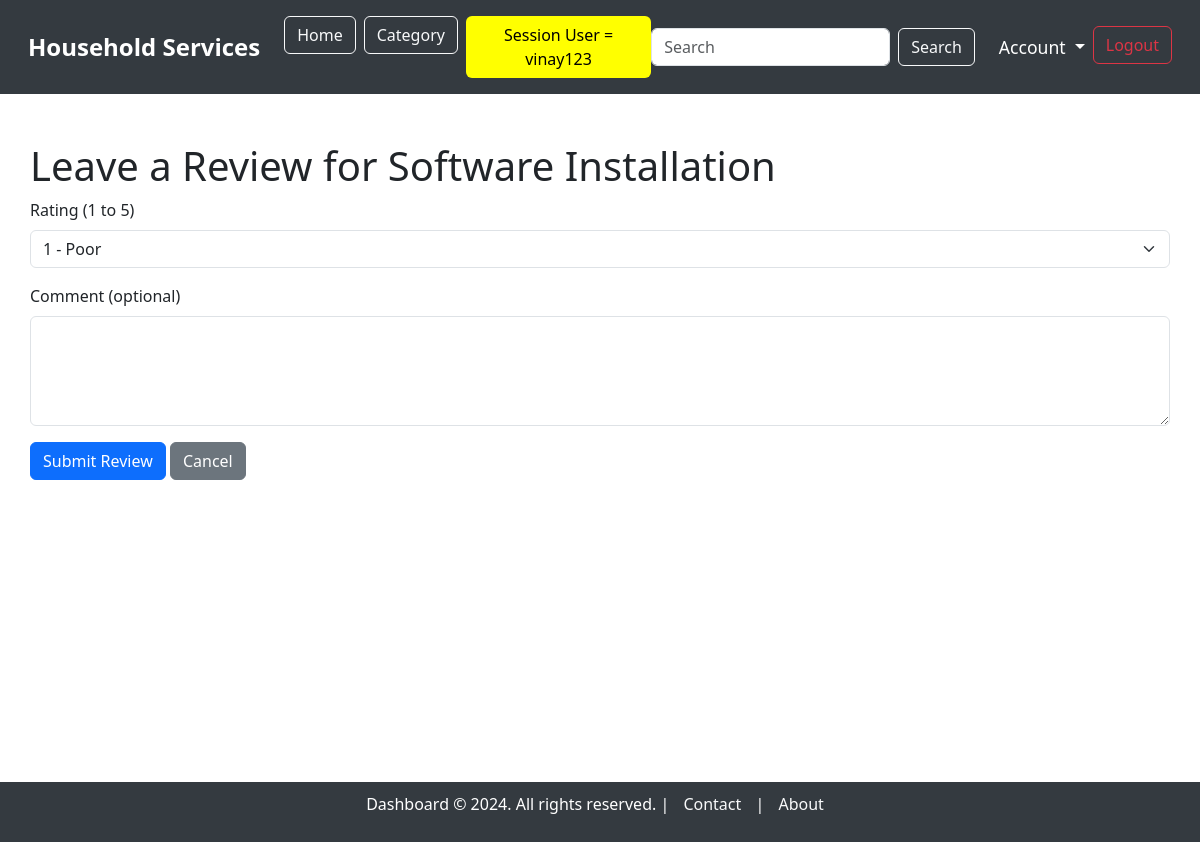
Page /leave_review/1 (signed in) on the earlier database version.
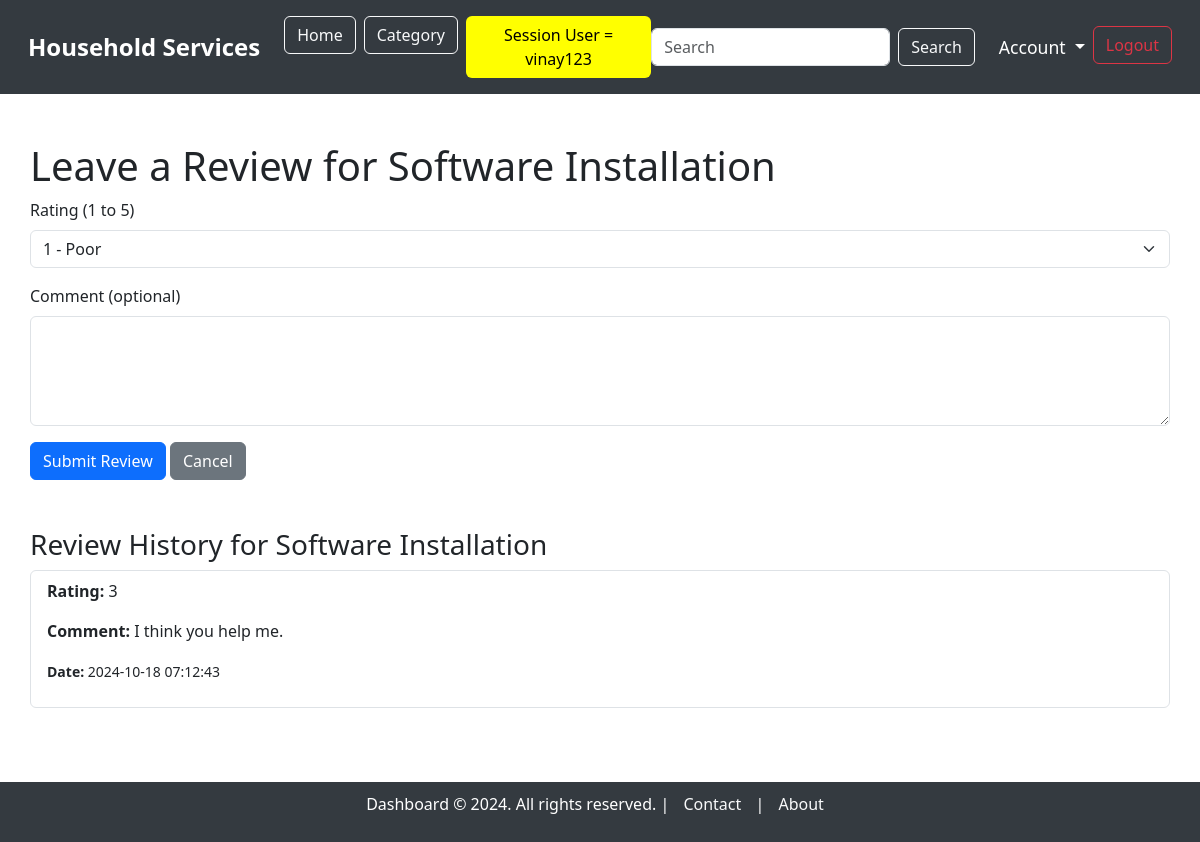
Same page on the later database version.
### model.py (models this page shows, shortened)
class Service(db.Model):
    __tablename__ = "service"
    service_id = db.Column(db.Integer, autoincrement=True, primary_key=True)
    category_id = db.Column(db.Integer, db.ForeignKey('category.category_id'), nullable=False)  # Link to Category model
    supplier_id = db.Column(db.Integer, db.ForeignKey('users.user_id', ondelete='CASCADE'), nullable=False)  # Link to the supplier with cascade delete
    service_name = db.Column(db.String, unique=True, nullable=False)
    service_description = db.Column(db.String, nullable=False)
    created_at = db.Column(db.DateTime, default=datetime.utcnow)
    updated_at = db.Column(db.DateTime, default=datetime.utcnow, onupdate=datetime.utcnow)
    price = db.Column(db.Integer)
    image = db.Column(db.String)  # Path to the uploaded image
    supplier = db.relationship('User', backref='services')  # Relationship to supplier (User)
    category = db.relationship('Category', backref='services')  # Relationship to Category

class Review(db.Model):
    __tablename__ = 'reviews'
    review_id = db.Column(db.Integer, primary_key=True, autoincrement=True)
    service_id = db.Column(db.Integer, db.ForeignKey('service.service_id'), nullable=False)
    service_request_id = db.Column(db.Integer, db.ForeignKey('service_requests.service_request_id'), nullable=False)  # Link to the specific service request
    customer_id = db.Column(db.Integer, db.ForeignKey('users.user_id'), nullable=False)
    supplier_id = db.Column(db.Integer, db.ForeignKey('users.user_id'), nullable=False)
    rating = db.Column(db.Integer, nullable=False)  # Rating from 1 to 5
    comment = db.Column(db.String(500))  # Optional comment for the review
    created_at = db.Column(db.DateTime, default=datetime.utcnow)
    service = db.relationship('Service', backref='reviews')
    service_request = db.relationship('ServiceRequest', backref='reviews')  # Relationship to service request
    customer = db.relationship('User', foreign_keys=[customer_id], backref='customer_reviews')
    supplier = db.relationship('User', foreign_keys=[supplier_id], backref='supplier_reviews')

### main.py (the view, shortened to what this page needs)
@app.route('/leave_review/<int:service_request_id>', methods=['GET', 'POST'])
def leave_review(service_request_id):
    service_request = ServiceRequest.query.get_or_404(service_request_id)
    if session.get('user_id') != service_request.user_id or service_request.status not in ['completed', 'returned', 'rejected']:
        flash('You are not authorized to leave a review for this service.', 'danger')
        return redirect(url_for('customer_dashboard'))
    review_history = Review.query.filter_by(service_request_id=service_request_id, customer_id=session.get('user_id')).all()
    return render_template('reviews/leave_review.html',
                           service_request=service_request,
                           review_history=review_history)

### templates/reviews/leave_review.html (shortened to what this page needs)
{% extends 'base_dashboard.html' %}
{% block content %}
<div class="container mt-5">
    <h1>Leave a Review for {{ service_request.service.service_name }}</h1>
    <form action="{{ url_for('leave_review', service_request_id=service_request.service_request_id) }}" method="POST">
        <div class="mb-3">
            <label for="rating" class="form-label">Rating (1 to 5)</label>
            <select class="form-select" id="rating" name="rating" required>
                <option value="1">1 - Poor</option>
            </select>
        </div>
        <div class="mb-3">
            <label for="comment" class="form-label">Comment (optional)</label>
            <textarea class="form-control" id="comment" name="comment" rows="4"></textarea>
        </div>
        <button type="submit" class="btn btn-primary">Submit Review</button>
        <a href="{{ url_for('customer_dashboard') }}" class="btn btn-secondary">Cancel</a>
    </form>
    {% if review_history %}
    <div class="mt-5">
        <h3>Review History for {{ service_request.service.service_name }}</h3>
        <ul class="list-group">
            {% for review in review_history %}
            <li class="list-group-item">
                <p><strong>Rating:</strong> {{ review.rating }}</p>
                <p><strong>Comment:</strong> {{ review.comment or 'No comment provided' }}</p>
                <p><small><strong>Date:</strong> {{ review.created_at.strftime('%Y-%m-%d %H:%M:%S') }}</small></p>
            </li>
            {% else %}
            <li class="list-group-item text-center">No previous reviews found.</li>
            {% endfor %}
        </ul>
    </div>
    {% endif %}
</div>
{% endblock %}

Differences in the rows shown:
shown differently, row unchanged: Service "Software Installation": service.service_name (not shown) → "Software Installation"
added Review: rating "3", comment "I think you help me.", created_at "2024-10-18 07:12:43"
Other differences:
text now shown: "Review History for"
